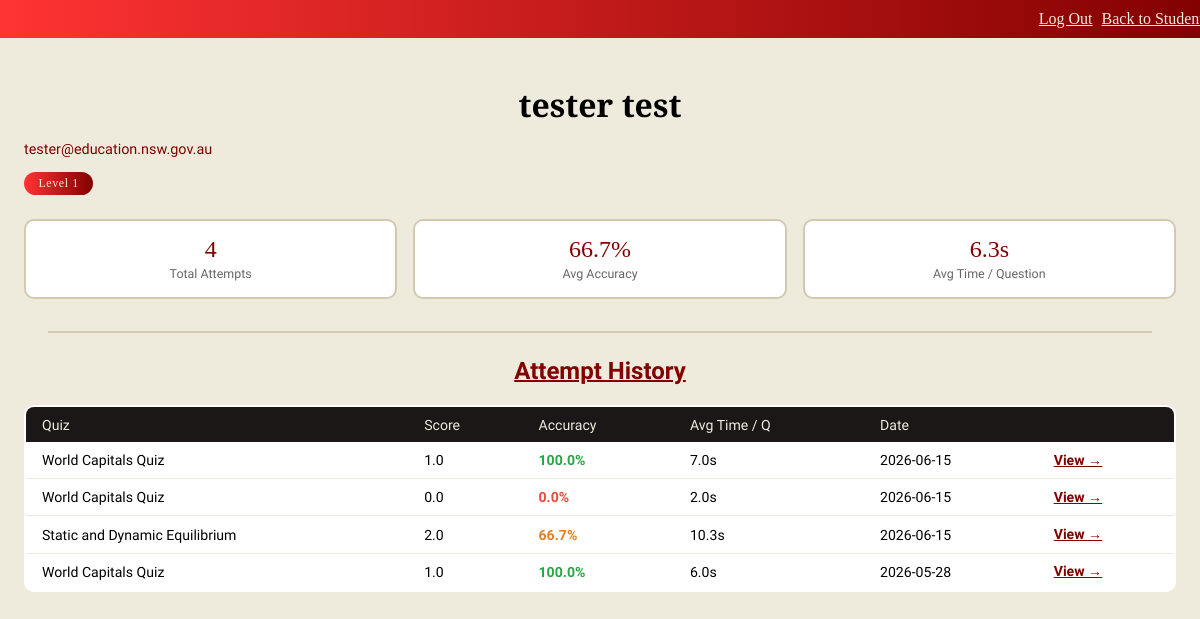
Page /student/1 (signed in) on the earlier database version.
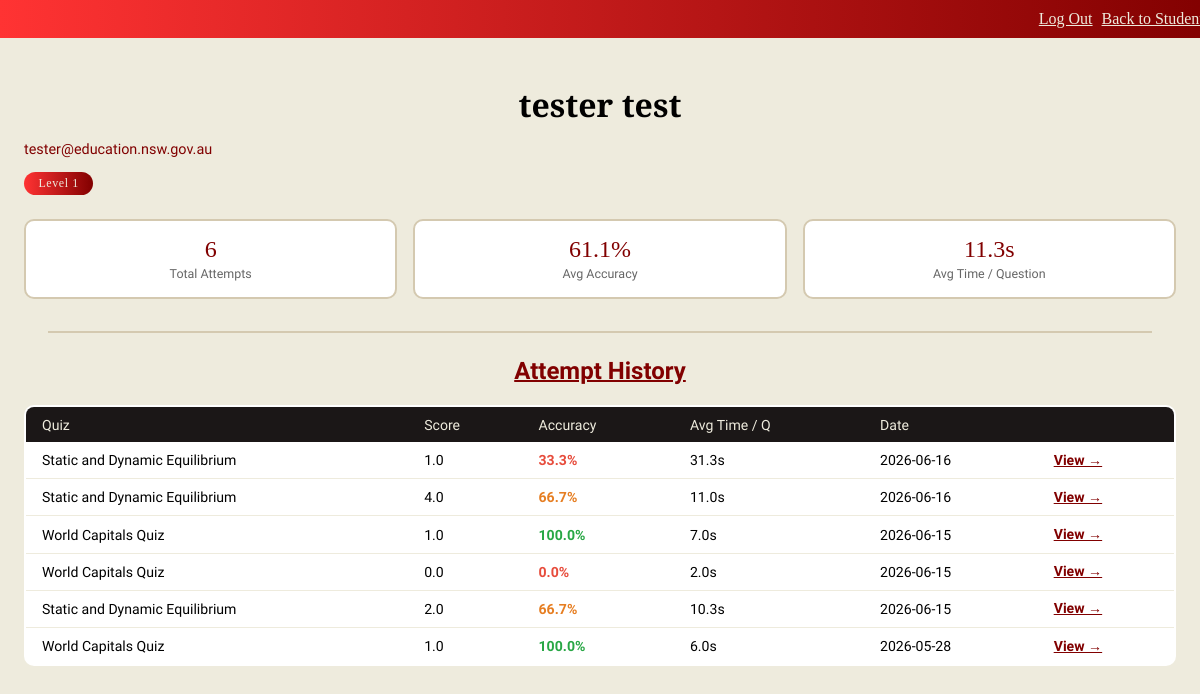
Same page on the later database version.
### tables this page shows
CREATE TABLE users (id INTEGER primary key AUTOINCREMENT,
                                            first_name VARCHAR(50) NOT NULL, 
                                            last_name VARCHAR(50) NOT NULL, 
                                            email VARCHAR(50) UNIQUE NOT NULL, 
                                            password VARCHAR(50) NOT NULL,
                                            level INTEGER DEFAULT 1,
                                            is_admin BOOLEAN DEFAULT FALSE);

CREATE TABLE results (
    id INTEGER PRIMARY KEY AUTOINCREMENT,
    user_id INTEGER NOT NULL,
    quiz_id INTEGER NOT NULL,
    score REAL,
    accuracy REAL,
    avg_time REAL,
    wrong_questions TEXT,
    date TEXT,
    FOREIGN KEY (user_id) REFERENCES users(id));

### app.py (the view)
@app.route('/student/<int:user_id>')
def student_detail(user_id):
    if not session.get('is_admin'):
        return redirect(url_for('login'))
    login_conn = sqlite3.connect('database/LoginData.db')
    login_cursor = login_conn.cursor()
    student = login_cursor.execute(
        'SELECT first_name, last_name, email, level FROM users WHERE id=?', (user_id,)
    ).fetchone()
    attempts = login_cursor.execute('''
        SELECT id, quiz_id, score, accuracy, avg_time, date
        FROM results WHERE user_id = ?
        ORDER BY date DESC
    ''', (user_id,)).fetchall()
    stats = login_cursor.execute('''
        SELECT COUNT(*), ROUND(AVG(accuracy),1), ROUND(AVG(avg_time),1)
        FROM results WHERE user_id = ?
    ''', (user_id,)).fetchone()
    login_conn.close()
    q_conn = sqlite3.connect('database/Questions.db')
    q_cursor = q_conn.cursor()
    history = []
    for a in attempts:
        quiz = q_cursor.execute('SELECT name FROM quizzes WHERE id=?', (a[1],)).fetchone()
        history.append({
            'result_id': a[0], 'quiz_name': quiz[0] if quiz else 'Unknown',
            'score': a[2], 'accuracy': a[3], 'avg_time': a[4], 'date': a[5]
        })
    q_conn.close()
    return render_template('studentDetails.html',
        student=student, user_id=user_id, history=history,
        total_attempts=stats[0], avg_accuracy=stats[1], avg_time=stats[2])

### templates/studentDetails.html (shortened to what this page needs)
<!DOCTYPE html>
<html lang="en">
<head>
    <link rel="stylesheet" type="text/css" href="{{ url_for('static', filename='main.css') }}">
</head>
<body>
    <div class="banner">
        <div class="banner-content">
            <a href="{{ url_for('logout') }}">Log Out</a>
            <a href="{{ url_for('user_management') }}">Back to Students</a>
        </div>
    </div>
    <div class="page-wrap">
        <div class="student-header">
            <h1>{{ student[0] }} {{ student[1] }}</h1>
            <p class="student-sub">{{ student[2] }}</p>
            <span class="level-pill">Level {{ student[3] if student[3] else 1 }}</span>
        </div>
        <div class="stats-bar">
            <div class="stat-card">
                <div class="stat-value">{{ total_attempts }}</div>
                <div class="stat-label">Total Attempts</div>
            </div>
            <div class="stat-card">
                <div class="stat-value">{{ avg_accuracy or '—' }}%</div>
                <div class="stat-label">Avg Accuracy</div>
            </div>
            <div class="stat-card">
                <div class="stat-value">{{ avg_time or '—' }}s</div>
                <div class="stat-label">Avg Time / Question</div>
            </div>
        </div>
        <hr class="divider">
        <h2>Attempt History</h2>
        {% if history %}
        <table class="data-table">
            <thead>
                <tr>
                    <th>Quiz</th><th>Score</th><th>Accuracy</th>
                    <th>Avg Time / Q</th><th>Date</th><th></th>
                </tr>
            </thead>
            <tbody>
            {% for h in history %}
            <tr>
                <td>{{ h.quiz_name }}</td>
                <td>{{ h.score }}</td>
                <td class="{% if h.accuracy >= 80 %}accuracy-good{% elif h.accuracy >= 50 %}accuracy-mid{% else %}accuracy-low{% endif %}">{{ h.accuracy }}%</td>
                <td>{{ h.avg_time }}s</td>
                <td>{{ h.date }}</td>
                <td><a href="{{ url_for('results', result_id=h.result_id) }}" class="tbl-link">View →</a></td>
            </tr>
            {% endfor %}
            </tbody>
        </table>
        {% else %}
        <p class="no-data">This student hasn't attempted any quizzes yet.</p>
        {% endif %}
    </div>
</body>
</html>

### static/main.css (style rules this page uses)
body { background-color: #eeebdd; font-family: Metamorphous; margin: 0; padding: 0; }
div { display: block; align-content: center; }
.banner { background-image: linear-gradient(to right, #Ff3333, #810000); font-family: Cinzel Decorative; text-align: right; padding: 10px; position: sticky; width: 100%; margin-bottom: 0px; }
a { color: #EEEBDD; text-decoration: underline; padding-left: 5px; }
h2 { text-decoration: underline; text-decoration-thickness: 2px; text-align: center; color: #810000; }
h1 { text-align: center; font-family: Cinzel Decorative; }

### templates/studentDetails.html (style rules this page uses)
.divider { border: none; border-top: 2px solid #d4c9b0; margin: 0.5rem 1.5rem 1.5rem; }
.page-wrap { padding: 1.5rem; }
.student-header { margin-bottom: 1.5rem; }
.student-header h1 { margin-bottom: 0.2rem; }
.student-sub { color: #810000; font-family: Metamorphous; font-size: 0.9rem; }
.level-pill { display: inline-block; background: linear-gradient(to right, #FF3333, #810000); color: #eeebdd; font-family: Cinzel Decorative; font-size: 0.75rem; padding: 0.25rem 0.9rem; border-radius: 20px; letter-spacing: 0.05em; }
.stats-bar { display: grid; grid-template-columns: repeat(auto-fit, minmax(150px, 1fr)); gap: 1rem; margin-bottom: 2rem; }
.stat-card { background: white; border: 2px solid #d4c9b0; border-radius: 10px; padding: 1rem; text-align: center; }
.stat-value { font-family: Cinzel Decorative; font-size: 1.5rem; color: #810000; line-height: 1; margin-bottom: 0.3rem; }
.stat-label { font-size: 0.78rem; color: #666; }
.data-table { width: 100%; border-collapse: collapse; font-size: 0.88rem; background: white; border-radius: 10px; overflow: hidden; border: 2px solid #d4c9b0; }
.data-table th { background: #1b1717; color: #eeebdd; font-family: Metamorphous; padding: 0.6rem 1rem; text-align: left; font-weight: normal; }
.data-table td { padding: 0.6rem 1rem; border-bottom: 1px solid #eeebdd; }
.data-table tr:last-child td { border-bottom: none; }
.accuracy-good { color: #28a745; font-weight: bold; }
.accuracy-mid { color: #e67e22; font-weight: bold; }
.accuracy-low { color: #e74c3c; font-weight: bold; }
.tbl-link { color: #810000; font-weight: bold; text-decoration: underline; padding: 0; }

Differences in the rows shown:
added results: quiz_name "Static and Dynamic Equilibrium", score "1.0", accuracy "33.3", avg_time "31.3", date "2026-06-16"
added results: quiz_name "Static and Dynamic Equilibrium", score "4.0", accuracy "66.7", avg_time "11.0", date "2026-06-16"
Other differences:
{{ total_attempts }}: "4" → "6"
{{ avg_accuracy or '—' }}: "66.7" → "61.1"
{{ avg_time or '—' }}: "6.3" → "11.3"
